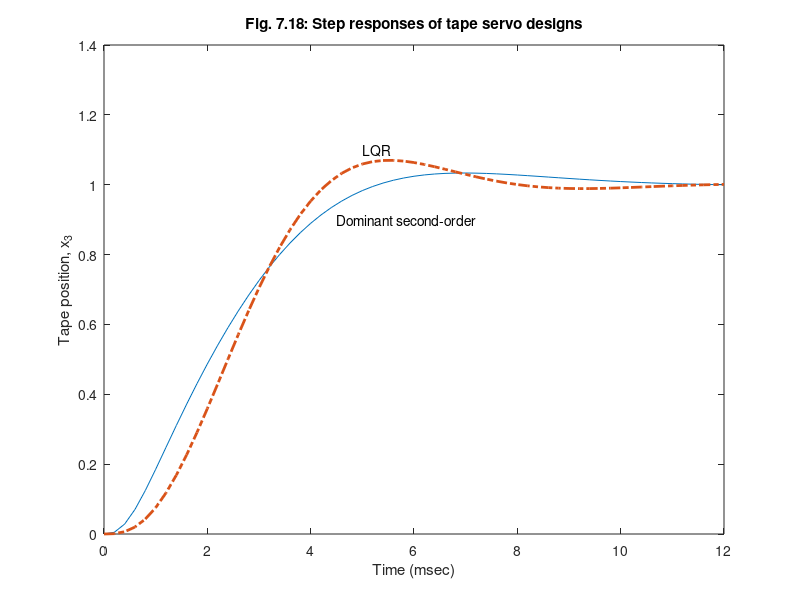

Write the MATLAB code that produced this figure. (Note: this script raises an error after producing the figure.)
%  Figure 7.18      Feedback Control of Dynamic Systems, 6e
%                        Franklin, Powell, Emami
%
% fig7_18.m 
% script to plot the step position responses of the tape
% drive servo with dominant second order, and LQR designs
clf;

f =[0    2.0000         0         0         0;
   -0.1000   -0.3500    0.1000    0.1000    0.7500;
         0         0         0    2.0000         0 ;
    0.4000    0.4000   -0.4000   -1.4000         0  ;
         0   -0.0300         0         0   -1.0000   ];

g =[0;
     0;
     0 ;
     0  ;
     1   ];
h3 =[0.5000         0    0.5000         0         0];
ht =[-0.2000   -0.2000    0.2000    0.2000         0];

p2 =[-0.7070+0.7070*i;
  -0.7070-0.7070*i    ;
  -4.0000               ;
  -4.0000                ;
  -4.0000                 ];


j=0;
p22 =p2/1.5;
k2=acker(f,g,p22);

k2 =[8.5123   20.3457   -1.4911   -7.8821    6.1927];

f2c=f-g*k2;

s=[f g;h3 j];
r=[0 0 0 0 0 1]';
n=s\r;
nu=n(6)
nx=n(1:5)
nbar2=k2*nx+nu
t=0:.2:12;
sys2=ss(f2c,g*nbar2,h3,j);
y2=step(sys2,t);
% lqr
kqr=lqr(f,g,h3'*h3,1)

klqr =[0.6526    2.1667    0.3474    0.5976    1.0616];

flqrc=f-g*klqr;
nbarlqr = klqr*nx+nu;

syslqr=ss(flqrc,g*nbarlqr,h3,j);
ylqr=step(syslqr,t);

plot(t,y2,t,ylqr,'-.','LineWidth',2);
xlabel('Time (msec)');
ylabel('Tape position, x_3');
text(5,1.1, 'LQR');
text(4.5,.9,'Dominant second-order');
title('Fig. 7.18: Step responses of tape servo designs');
nicegrid;
